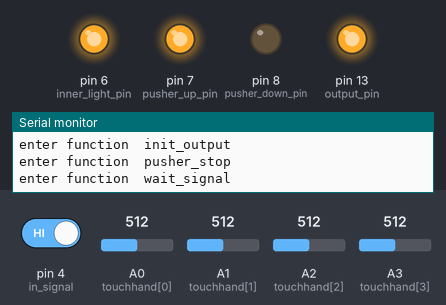
Bench run of a sketch on a simulated Arduino Uno, built with avr-gcc and run on an emulated ATmega328P. On the bench: output pins drawn as LEDs (lit = HIGH), the last lines printed to the serial monitor. The test bench sets the inputs (shaded band); at power-on: pin 4 (in_signal) HIGH, A0 (touchhand[0]) = 512, A1 (touchhand[1]) = 512, A2 (touchhand[2]) = 512, A3 (touchhand[3]) = 512. Pins used as bus, display or sensor lines are not drawn.

Above: at 1.2 s.
1.3 s: pin 4 (in_signal) driven LOW
At 2.1 s:
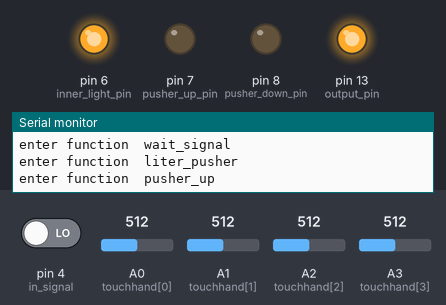
At 30.7 s:
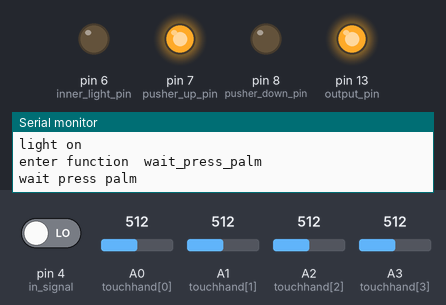
Timing chart, 0 to 31.0 s (numbered marks = the images above; inputs shaded):
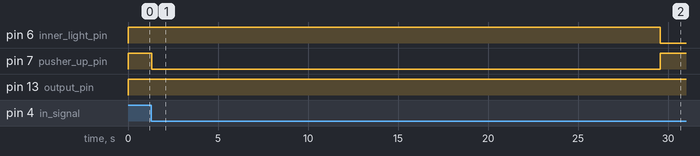

The sketch:

check_palm_v03.ino
```cpp
/*

 */
#define DEBUG 1
#define PUSHER_DEBUG 0
#define time1   28240   //from middle level up to top,28.24sec
#define time2   18500    //down to middle level,18.5sec
#define time3   24810    //from bottom to middle, 24.81sec

#define S(n) Serial.print(n)
#define Sln(nn) Serial.println(nn)
#define enter() S("enter function\t");Sln(__FUNCTION__)

//input
//const int mapLight=4;
//const int oneButtonControl2LED=5;
//const int colorMixing=6;
//const int timeControl=7;
const int in_signal=4;
const int touchhand[] = {
  A0,A1,A2,A3};
const int reset=5;


//output
const int inner_light_pin=6;
const int pusher_up_pin=7;
const int pusher_down_pin=8;
const int output_pin=13;
const int pass_key_power=12;

int check[]={
  0,0,0,0};
int rightNum=0;


int wait_signal();
int liter_pusher(int time);
int wait_press_palm();
int lights_on();
int output_signal();
int pusher_up();
int pusher_down();
int pusher_stop();

void setup(){
  //start serial connection
  Serial.begin(9600);
  //configure pin2 as an input and enable the internal pull-up resistor
  pinMode(output_pin,OUTPUT);
  pinMode(inner_light_pin,OUTPUT);
  pinMode(pusher_up_pin,OUTPUT);
  pinMode(pusher_down_pin,OUTPUT);
  pinMode(pass_key_power,OUTPUT);
  digitalWrite(pass_key_power,HIGH);
  digitalWrite(pusher_up_pin,HIGH);
  digitalWrite(pusher_down_pin,LOW);

}


void loop(){

  init_output();
  while(1)
  {
    if (wait_signal())
    {
      liter_pusher(time1);
      light_on();
      if(wait_press_palm()==1)
      {
        light_blink();
        liter_pusher(time2);
        digitalWrite(pass_key_power,LOW);
        output_signal();
        while(1);
      }
    }
  }
#if PUSHER_DEBUG
  pusher_up();
  pusher_stop();
  pusher_up();
  pusher_stop();
  pusher_down();
  pusher_stop();
#endif
}


/////////////////////////////////////////////////////////////
//pusher function
//
//
//
//
//

int pusher_down()
{
  enter();
  digitalWrite(pusher_up_pin,HIGH);
  digitalWrite(pusher_down_pin,HIGH);
#if PUSHER_DEBUG
  delay(1000);
#endif
}


int pusher_up()
{
  enter();
  digitalWrite(pusher_up_pin,LOW);
  digitalWrite(pusher_down_pin,LOW);
#if PUSHER_DEBUG
  delay(1000);
#endif
}


int pusher_stop()
{
  enter();
  digitalWrite(pusher_up_pin,HIGH);
  digitalWrite(pusher_down_pin,LOW);
#if PUSHER_DEBUG
  delay(1000);
#endif
}

void init_output()
{
  enter();
  for(int k=0;k<4;k++)
  {
    check[k]=0;
  }
  pusher_stop();
  //delay(10000);
  digitalWrite(inner_light_pin,HIGH);
  digitalWrite(output_pin,HIGH);
}
/*
function:waits for signals and returns the result of the judgement
 name:wait_signal
 para:none
 return value:
 1:there are signals
 0:no signal
 */

int wait_signal()
{
  enter();

  while(1)
  {
    if(digitalRead(in_signal)==LOW)
    {
      delay(20);
      if(digitalRead(in_signal)==LOW)
        return 1;
    }
  }
  return 0;
}

/*
function:push the box up according to the time given
 name:liter pusher
 para:time in millisec
 return value:
 1:error
 0:done
 */
int liter_pusher(int time)
{
  enter();
  pusher_up();
  delay(time);
  pusher_stop();
}

/*
function:read the signal from palm PCB
 name:wait_press_palm
 para:none
 return value:
 1:there are signals
 0:no signal
 */
int wait_press_palm()
{
  enter();
  S("wait press palm\n");
  while(1)
  {
    int add=0;
    for(int i=0;i<4;i++)
    {
      if(analogRead(touchhand[i]) < 400)
      {
        add++;
        S("touchhand:");
        Sln(i+1);
      }
    }
    if(add==4)
    {
      light_blink();
      Serial.println("GOOD LUCK!");
      return 1;
    }
  }
}


int light_on()
{
  enter();
  S("light on\n");
  digitalWrite(inner_light_pin,LOW);
}

int light_blink()
{
  enter();
  digitalWrite(inner_light_pin,LOW);
  delay(1000);
  digitalWrite(inner_light_pin,HIGH);
  delay(1000);
  digitalWrite(inner_light_pin,LOW);
  delay(1000);
  digitalWrite(inner_light_pin,HIGH);
  delay(1000);
}

int output_signal()
{
  enter();
  digitalWrite(output_pin,LOW);
  //while(1);
}
```

Measured:
- after the input at 1.3 s, pin 6 (inner_light_pin): HIGH → LOW after 28.3 s; pin 7 (pusher_up_pin): HIGH → LOW at once, → HIGH 28.2 s later
